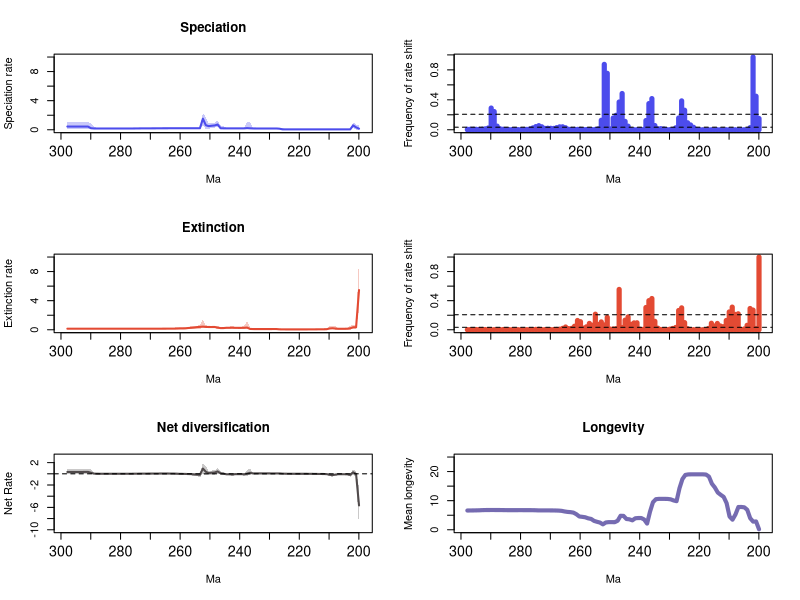

Here is the R script that generated this plot:


pdf(file='C:/Users/SimoesLabAdmin/Documents/BDNN_Arielli/reptilia/mcmc_no_predictors/A_rjmcmc_sampled_every_20k/RTT_plots_final.pdf',width=10, height=15)
par(mfrow=c(3,2))
library(scales)

# Define custom tick positions at 10 MY intervals
x_ticks <- seq(-300, -200, by=10)
x_tick_labels <- abs(x_ticks)

# Calculate positions for the mass extinction events
perm_trias_extinction = -252 # End-Permian mass extinction (252 Ma)
guadalupian_extinction = -261 # Guadalupian extinction (261 Ma)

time=c(-199.94725639499998, -200.936163185,-201.92506997499999,-202.913976765,-203.902883555,-204.891790345,-205.880697135,-206.869603925,-207.858510715,-208.847417505,-209.836324295,-210.82523108499998,-211.814137875,-212.803044665,-213.791951455,-214.780858245,-215.769765035,-216.758671825,-217.747578615,-218.736485405,-219.72539219499998,-220.714298985,-221.703205775,-222.692112565,-223.681019355,-224.669926145,-225.658832935,-226.647739725,-227.636646515,-228.62555330499998,-229.614460095,-230.60336688499999,-231.592273675,-232.581180465,-233.570087255,-234.558994045,-235.547900835,-236.536807625,-237.52571441499998,-238.514621205,-239.503527995,-240.492434785,-241.481341575,-242.470248365,-243.459155155,-244.448061945,-245.436968735,-246.42587552499998,-247.414782315,-248.403689105,-249.392595895,-250.381502685,-251.370409475,-252.359316265,-253.348223055,-254.337129845,-255.32603663499998,-256.31494342499997,-257.303850215,-258.292757005,-259.281663795,-260.270570585,-261.259477375,-262.248384165,-263.237290955,-264.226197745,-265.21510453499997,-266.204011325,-267.192918115,-268.181824905,-269.17073169500003,-270.159638485,-271.148545275,-272.137452065,-273.126358855,-274.11526564499997,-275.104172435,-276.093079225,-277.081986015,-278.070892805,-279.059799595,-280.048706385,-281.037613175,-282.026519965,-283.01542675499996,-284.004333545,-284.993240335,-285.982147125,-286.971053915,-287.959960705,-288.948867495,-289.937774285,-290.926681075,-291.91558786499996,-292.904494655,-293.893401445,-294.882308235,-295.871215025,-296.860121815,-297.849028605)
rate=c(0.15313336157387758, 0.3329589931299385,0.6022812176345975,0.05462234726966869,0.05441363681899425,0.05440987548663266,0.054409256016385146,0.0544079544710714,0.05440478273034457,0.05440402273480176,0.054395083707974065,0.0543900447290256,0.054386379399028996,0.054386063976915075,0.05438409227263544,0.054386964660841815,0.05438851208186892,0.05438934726170583,0.05439107981525484,0.05438851208186892,0.05439107981525484,0.054395083707974065,0.05441242652771938,0.05458867618248743,0.05578359152587249,0.057063239167522116,0.0610869860784142,0.146868398368434,0.1755449781044821,0.1732204936931233,0.17135924948194126,0.1712868949168721,0.17131785676627584,0.17269584469745752,0.1759194853385445,0.17804928196916736,0.18096753777969043,0.2004786216025732,0.22741507759231666,0.19171477894639716,0.19150224046857267,0.191503866698282,0.191503866698282,0.19151148200911042,0.19151651496416872,0.19158195991356075,0.19778614187292526,0.2069392558940807,0.7230063225861842,0.5947973601714684,0.5535046991635932,0.4981342905878909,0.6219470681038048,1.5218666449055225,0.210839285079017,0.2097201598419921,0.20922837478475642,0.20921175764913144,0.20923160952231645,0.2092652736618878,0.2094588022186713,0.20944136841795966,0.20890427909761553,0.20860294448580907,0.2083275536301596,0.20805223807699957,0.2072252625302661,0.2048608034117666,0.2015043656278464,0.19867028960409755,0.1967885752071245,0.19544275490527607,0.1937639042154109,0.1921318236354062,0.19030967632910573,0.1860827264156813,0.18047489155213853,0.17619829858252822,0.1736986628419781,0.1724344752817108,0.17194064474404058,0.17166595057770825,0.1714900671258485,0.17144335418383316,0.1715287869698151,0.17166271391623283,0.17159070833122347,0.1717960074328469,0.17248791329844748,0.17423817095047306,0.18073179440628226,0.21220395629042255,0.438759144124622,0.44383444266475175,0.4400138593165728,0.43876899664284086,0.43883824898537355,0.44005411392873744,0.44172845638591374,0.44484988665887687)
minHPD=c(2.1550036428609548e-05, 7.653404137394028e-05,0.2727053446141114,0.03906372913313762,0.04141076738495005,0.04137426738842922,0.04140535977921385,0.04141672549446696,0.04144149840540235,0.04139794126803834,0.04141672549446696,0.04153041628911467,0.04162690871843415,0.04144447608699939,0.041626796031199745,0.04148393683514212,0.04148393683514212,0.04148393683514212,0.041626796031199745,0.041626796031199745,0.04153041628911467,0.0414016579057861,0.04141672549446696,0.040823776242734346,0.040049116423558434,0.042035433757564744,0.04201267867534394,0.050300301037868124,0.106872442532739,0.1099202257114235,0.11109936897613146,0.11111124178155829,0.11110951404187178,0.11148702571233833,0.11085018012739528,0.11006654815406013,0.10681366891609854,0.10685491026142217,0.16177856676748043,0.13490066819262458,0.13665731541107906,0.13669821884077726,0.13667419540382367,0.13665731541107906,0.1375145014950347,0.13701371037991886,0.14434077091425976,0.1489607275093156,0.38583942031104007,0.2924593819136264,0.24707797938370565,0.11920517579714333,0.08787968870869799,0.6279973250323728,0.14082833338862508,0.14576856014983947,0.1459846650021991,0.14576856014983947,0.1457737661040971,0.14576856014983947,0.14551325465311296,0.14578748525574747,0.14578514256431396,0.14576856014983947,0.14459814888302316,0.14339291764932957,0.14251050262340587,0.12626267142312755,0.09415461362924665,0.0853213629341772,0.08323181971664739,0.08097132963701441,0.07682175465335771,0.0768769054389105,0.07403216726995196,0.06775798019466531,0.06261412046882604,0.06060341099059637,0.05888632879980028,0.057282207677089254,0.05757211991225554,0.05750748291889499,0.057533386062778503,0.057473624198091544,0.057473624198091544,0.05755426816516868,0.057544268376625365,0.05755029408603367,0.05736632624857129,0.05430102945372751,0.04266995305003667,0.052701695705230665,0.13976664945835357,0.1446289744760521,0.14522150899296643,0.14250492791748456,0.14347914449607577,0.1437002057049091,0.14301368144303758,0.1425236103650591)
maxHPD=c(0.5760985920107903, 0.7302041800555066,1.027443021804807,0.07080004724451847,0.06808515644644636,0.06800924933848194,0.06800924933848194,0.06800316255557624,0.06800316255557624,0.06793147082879239,0.0679057356585223,0.06799648365234083,0.06808515644644636,0.06789569153727282,0.06807602869512015,0.06792929041375652,0.06792929041375652,0.06793147082879239,0.06808052816301277,0.06808367459343903,0.06799606734883386,0.06790834887015225,0.06807908930341186,0.0687003285708555,0.13178783822359644,0.146550742292,0.18987578782934153,0.21543429950177917,0.22791738971853873,0.22404487537564244,0.2241005459078199,0.22403602092721447,0.22418878236967824,0.22467622086389957,0.22479025397548832,0.2271750757019642,0.233974137549528,1.0311050848903802,1.1308477835480217,0.2338931527938937,0.23278212030333223,0.23270347516802337,0.23263749443462572,0.2326676104993407,0.2336672795384761,0.23368462902386097,0.47911238782796545,0.5982642746342075,1.257381489917781,0.9626094473872286,0.9368650119044913,0.8750345734760814,1.7222642675225606,2.2897620507482586,0.30997345873507703,0.2926087091358037,0.2877904459107367,0.286986740074711,0.2869093373277986,0.28701374678093944,0.28807388023617225,0.28870057803975246,0.287889437029297,0.28807388023617225,0.2877816837071946,0.2880434781976923,0.29200584943051355,0.2965244160215808,0.27895033855653295,0.2717014025333729,0.269065016635512,0.26649393626973045,0.26211674563938947,0.26175085219308836,0.25840327277663094,0.25202655426693604,0.2458010978556797,0.24177502157293035,0.23972489613734965,0.23772065551783028,0.2377022054581586,0.23749975742691531,0.23749975742691531,0.23734047602439026,0.23705561147106669,0.23705561147106669,0.23732409978725214,0.23802196811338347,0.24017303694466285,0.24585901509974153,0.39367545728081144,0.8942233910607168,1.0896785932734903,1.0526965399161141,1.0311711116635687,1.0187972406870744,1.017437910386295,1.0165720838462353,1.0165720838462353,1.0242280544890465)
remove_na = !is.na(rate)
time = time[remove_na]
plot(time,time,type = 'n', ylim = c(0, 10), xlim = c(-298.343482,-199.452803), ylab = 'Speciation rate', xlab = 'Ma',main='Speciation', xaxt='n') # xaxt removes default x axis
axis(1, at=x_ticks, labels=x_tick_labels, cex.axis=1.3) # Custom x-axis with 10MY interval ticks

polygon(c(time, rev(time)), c(maxHPD[remove_na], rev(minHPD[remove_na])), col = alpha('#4c4cec',0.3), border = NA)
lines(time,rate[remove_na], col = '#4c4cec', lwd=2)
mids=c(-199.95225087373734, -200.9511466212121,-201.95004236868687,-202.94893811616163,-203.94783386363633,-204.9467296111111,-205.94562535858586,-206.94452110606062,-207.94341685353533,-208.9423126010101,-209.94120834848485,-210.9401040959596,-211.93899984343432,-212.93789559090908,-213.93679133838384,-214.9356870858586,-215.9345828333333,-216.93347858080807,-217.93237432828283,-218.9312700757576,-219.9301658232323,-220.92906157070706,-221.92795731818183,-222.9268530656566,-223.9257488131313,-224.92464456060605,-225.92354030808082,-226.92243605555552,-227.92133180303028,-228.92022755050505,-229.9191232979798,-230.9180190454545,-231.91691479292928,-232.91581054040404,-233.9147062878788,-234.9136020353535,-235.91249778282827,-236.91139353030303,-237.9102892777778,-238.9091850252525,-239.90808077272726,-240.90697652020202,-241.90587226767678,-242.9047680151515,-243.90366376262625,-244.902559510101,-245.90145525757578,-246.90035100505048,-247.89924675252524,-248.8981425,-249.89703824747477,-250.89593399494947,-251.89482974242424,-252.893725489899,-253.89262123737376,-254.89151698484847,-255.89041273232323,-256.88930847979793,-257.8882042272727,-258.88709997474746,-259.8859957222222,-260.884891469697,-261.8837872171717,-262.88268296464645,-263.8815787121212,-264.8804744595959,-265.8793702070707,-266.87826595454544,-267.8771617020202,-268.87605744949497,-269.87495319696967,-270.87384894444443,-271.8727446919192,-272.8716404393939,-273.87053618686866,-274.8694319343434,-275.8683276818182,-276.86722342929295,-277.86611917676765,-278.8650149242424,-279.8639106717171,-280.8628064191919,-281.86170216666665,-282.8605979141414,-283.85949366161617,-284.8583894090909,-285.85728515656564,-286.8561809040404,-287.8550766515151,-288.85397239898987,-289.85286814646463,-290.8517638939394,-291.85065964141415,-292.84955538888886,-293.8484511363636,-294.8473468838384,-295.8462426313131,-296.84513837878785,-297.8440341262626)
counts=c(0.1508744038155803, 0.44804451510333865,0.9716693163751987,0.028139904610492844,0.0005087440381558028,0.0005087440381558028,0.00038155802861685216,0.00038155802861685216,0.0004610492845786963,0.0006836248012718601,0.000397456279809221,0.000397456279809221,0.00017488076311605722,0.0002384737678855326,0.0002702702702702703,0.00019077901430842608,0.00028616852146263913,0.0002702702702702703,0.00014308426073131957,0.00030206677265500793,0.0009697933227344992,0.0037042925278219395,0.03325914149443561,0.064181240063593,0.09340222575516693,0.26104928457869636,0.3858346581875994,0.15736089030206676,0.02575516693163752,0.0031478537360890304,0.0012559618441971383,0.002273449920508744,0.009379968203497615,0.01505564387917329,0.01273449920508744,0.056518282988871224,0.4164387917329094,0.3496661367249603,0.1231637519872814,0.002066772655007949,0.0008108108108108108,0.0010174880763116057,0.0009697933227344992,0.0010015898251192368,0.04818759936406995,0.11206677265500795,0.4843402225755167,0.37068362480127187,0.19335453100158984,0.1572496025437202,0.011589825119236884,0.7541176470588236,0.873577106518283,0.1272019077901431,0.011160572337042925,0.005087440381558029,0.001796502384737679,0.0011923688394276629,0.002845786963434022,0.003465818759936407,0.005389507154213036,0.005278219395866455,0.004531001589825119,0.0042448330683624805,0.0073449920508744035,0.026931637519872813,0.03992050874403816,0.03925278219395866,0.028330683624801272,0.018076311605723372,0.01969793322734499,0.020858505564387918,0.019189189189189187,0.039904610492845785,0.05502384737678855,0.04230524642289348,0.025055643879173292,0.011271860095389507,0.005294117647058823,0.003338632750397456,0.0022257551669316376,0.0021303656597774245,0.002368839427662957,0.002591414944356121,0.001971383147853736,0.0027503974562798094,0.0069475357710651825,0.013322734499205088,0.04847376788553259,0.2432114467408585,0.2899523052464229,0.023736089030206676,0.012670906200317964,0.007281399046104928,0.005818759936406995,0.006184419713831478,0.005850556438791733,0.007360890302066773,0.00712241653418124)
plot(mids,counts,type = 'h', xlim = c(-298.343482,-199.452803), ylim=c(0,0.9716693163751987), ylab = 'Frequency of rate shift', xlab = 'Ma',lwd=5,col='#4c4cec', xaxt='n') # xaxt removes default x axis
axis(1, at=x_ticks, labels=x_tick_labels, cex.axis=1.3) # Custom x-axis with 10MY interval ticks

bf2 = 0.034099133750137754
bf6 = 0.20688761245815923
abline(h=bf2, lty=2)
abline(h=bf6, lty=2)

time=c(-199.94725639499998, -200.936163185,-201.92506997499999,-202.913976765,-203.902883555,-204.891790345,-205.880697135,-206.869603925,-207.858510715,-208.847417505,-209.836324295,-210.82523108499998,-211.814137875,-212.803044665,-213.791951455,-214.780858245,-215.769765035,-216.758671825,-217.747578615,-218.736485405,-219.72539219499998,-220.714298985,-221.703205775,-222.692112565,-223.681019355,-224.669926145,-225.658832935,-226.647739725,-227.636646515,-228.62555330499998,-229.614460095,-230.60336688499999,-231.592273675,-232.581180465,-233.570087255,-234.558994045,-235.547900835,-236.536807625,-237.52571441499998,-238.514621205,-239.503527995,-240.492434785,-241.481341575,-242.470248365,-243.459155155,-244.448061945,-245.436968735,-246.42587552499998,-247.414782315,-248.403689105,-249.392595895,-250.381502685,-251.370409475,-252.359316265,-253.348223055,-254.337129845,-255.32603663499998,-256.31494342499997,-257.303850215,-258.292757005,-259.281663795,-260.270570585,-261.259477375,-262.248384165,-263.237290955,-264.226197745,-265.21510453499997,-266.204011325,-267.192918115,-268.181824905,-269.17073169500003,-270.159638485,-271.148545275,-272.137452065,-273.126358855,-274.11526564499997,-275.104172435,-276.093079225,-277.081986015,-278.070892805,-279.059799595,-280.048706385,-281.037613175,-282.026519965,-283.01542675499996,-284.004333545,-284.993240335,-285.982147125,-286.971053915,-287.959960705,-288.948867495,-289.937774285,-290.926681075,-291.91558786499996,-292.904494655,-293.893401445,-294.882308235,-295.871215025,-296.860121815,-297.849028605)
rate=c(5.4586905758389905, 0.341354083102555,0.34560123291042544,0.1969366829012808,0.1472698087041735,0.13934587356535277,0.1381539807869057,0.13826581726434137,0.16268617748904535,0.2093848755728515,0.17586859300889052,0.07611476420971347,0.06513258595549103,0.0635191995427058,0.061787770102748954,0.058231247556780635,0.05587895769095146,0.052679317265644274,0.051883330040212686,0.05178292219862707,0.05176879524963883,0.051755651176601816,0.05174781566100999,0.05175816371948125,0.05179454053651629,0.052052209462811014,0.05413320950760117,0.06311025331921907,0.09908359139207623,0.09871328967881807,0.09720917884756476,0.09642612118699405,0.09626653917974096,0.09619527927622175,0.09613316604547467,0.09628865820007437,0.09854230373556003,0.11647733948275527,0.30327342724251494,0.2710393350302904,0.2628152948083585,0.262913889602001,0.26640896690851945,0.28493828002390376,0.2776311266749296,0.2738872615004047,0.23442253603439733,0.23227065751213138,0.29419507333722605,0.3815773475087195,0.3790598006420186,0.37958574632794445,0.3917885341296624,0.43475447785171295,0.39583463310202677,0.3668674957578089,0.31124340971093656,0.2714644266367574,0.24122457145992487,0.1913893453423452,0.184654870855062,0.18027308008394755,0.16349666899817314,0.1562545573999757,0.15449796608972005,0.15364406127406893,0.15205428595947273,0.15000036816643159,0.14909645654032105,0.14876122879958614,0.14864212325613543,0.1485291942268649,0.1484680905685581,0.1484501829752645,0.14840052312036195,0.14825643732051633,0.1478718307630349,0.14765100369957107,0.14753765538939548,0.14747104330294175,0.14744654902365634,0.14742642712604753,0.14743413830311197,0.14744908679826518,0.14745763728069988,0.14743686659568436,0.14728887957134107,0.14708299560554228,0.14692352749171905,0.1468661422223781,0.14681402112989012,0.14678146196821262,0.14678911843767317,0.14683838692812273,0.14692196144872138,0.14703894265374018,0.14711364684754524,0.14715697388957205,0.14719150832186706,0.14720398597303427)
minHPD=c(2.7816194709810413, 0.13089233413206436,0.13083854681658377,0.01602321415360232,6.303811107802121e-05,0.009959265970644258,0.009632219224173304,0.009535205187950991,0.021269496552257367,0.11039786440754024,0.04131805763050692,0.04053549624952102,0.03935787071264956,0.03929761633116272,0.03725599664612839,0.033507493732069064,0.03118943383638901,0.029707517053096183,0.031185461279861493,0.031111614994809182,0.031111614994809182,0.03111590337083885,0.031111614994809182,0.03118765599183603,0.03118943383638901,0.030126305204693393,0.027755058698134088,0.031111614994809182,0.04975049653068004,0.05252021128214867,0.053002911895872855,0.05343140628866335,0.05343140628866335,0.053480441246437964,0.05315857058697957,0.05250228792959498,0.04845138361929763,0.05354417077861716,0.12048295320512015,0.05539989766373727,0.08285349864682576,0.07811546348521682,0.08905934310632463,0.1750109766045938,0.1509941507645412,0.13579210629679025,0.0580235863467542,0.05801009021486317,0.0927974380332684,0.2209981372100954,0.22159607874507184,0.22142967733713864,0.21922883274282237,0.24015785468767215,0.14322038564094894,0.14305586363199693,0.13083907789028693,0.1219396969535351,0.12038133482089858,0.11659512670808525,0.11516001894848032,0.11021413485690662,0.09596168623371114,0.09886189619779032,0.09701935352504018,0.09672745631556856,0.08878379718594998,0.09054514380580798,0.09479557662809046,0.0961950612220244,0.09610372377157107,0.09654915047821286,0.09634346902675901,0.09654915047821286,0.09670662960611492,0.0954562457610299,0.09574607980926163,0.09640668192133761,0.09654915047821286,0.09641675036970235,0.0965010209242332,0.09654915047821286,0.09655144854712601,0.0967196918621378,0.09670662960611492,0.09655826449165325,0.09654181768391855,0.09647051041099014,0.09629873060421541,0.0956018828916174,0.095432444620053,0.09523797679701897,0.09484770955667897,0.09440337854550433,0.09436352283310383,0.09277720408482273,0.0914424401454519,0.0925186257100834,0.09149501523539517,0.09039965125814906)
maxHPD=c(9.993676233121652, 0.6524795973089286,0.6524795973089286,0.5562182080834596,0.28411325902143597,0.22536850772501874,0.22166702784661307,0.22185546893686733,0.45525775758092624,0.569225461155687,0.5100417544035416,0.206121723207222,0.17301211840520161,0.16646397807751628,0.16001526176460285,0.14840591480781404,0.1400858989414134,0.07578871551379285,0.07388329721907952,0.07365132923531013,0.07365132923531013,0.07366919622401484,0.07370847683360374,0.07386314417439341,0.0740423614196601,0.0742444458595478,0.10082067083443064,0.12423498208928535,0.16554677711850402,0.15188932230709173,0.14480944131440487,0.14286417375641045,0.14261879890043472,0.14270866586649708,0.14305167555572756,0.1464637887375882,0.24484989939814958,0.3106996154913354,1.151915954495863,0.5756549655059755,0.36353052025080773,0.3575439312359967,0.3645998070406865,0.567347122674484,0.38458403287507076,0.3753131622755357,0.3219833008775021,0.32349350023717094,0.5465384398553977,0.5702918864907642,0.5644569333467281,0.5642730123735211,0.5975844485151441,1.373538732904672,0.6471539419792155,0.5686051819069842,0.5396752263821352,0.45781876800355203,0.44246383453749555,0.41607408584197836,0.4051620987623977,0.39682831742202834,0.3249865466160056,0.29862685402897104,0.2897662449733741,0.2854009507963039,0.2629225929503806,0.2138713681790691,0.20881914031500165,0.2074529135216671,0.20589622960223672,0.20557680557720281,0.2049868034495811,0.20491373986137054,0.2048763191900449,0.20319901424010733,0.20220153913836553,0.2021835209299927,0.20209201734750762,0.20183877900396768,0.20186003973045366,0.20183877900396768,0.2017343625764493,0.20186003973045366,0.20186003973045366,0.20172253294580883,0.20172253294580883,0.20186003973045366,0.20220916526071278,0.2017343625764493,0.20174604789728362,0.20188552250328762,0.2018548161080748,0.20204940347662032,0.2032050185279287,0.20318233929496474,0.20330604304497357,0.20562314355631764,0.2058739821364474,0.2058739821364474)
remove_na = !is.na(rate)
time = time[remove_na]
plot(time,time,type = 'n', ylim = c(0, 10), xlim = c(-298.343482,-199.452803), ylab = 'Extinction rate', xlab = 'Ma',main='Extinction', xaxt='n') # xaxt removes default x axis
axis(1, at=x_ticks, labels=x_tick_labels, cex.axis=1.3) # Custom x-axis with 10MY interval ticks
polygon(c(time, rev(time)), c(maxHPD[remove_na], rev(minHPD[remove_na])), col = alpha('#e34a33',0.3), border = NA)
lines(time,rate[remove_na], col = '#e34a33', lwd=2)
mids=c(-199.95225087373734, -200.9511466212121,-201.95004236868687,-202.94893811616163,-203.94783386363633,-204.9467296111111,-205.94562535858586,-206.94452110606062,-207.94341685353533,-208.9423126010101,-209.94120834848485,-210.9401040959596,-211.93899984343432,-212.93789559090908,-213.93679133838384,-214.9356870858586,-215.9345828333333,-216.93347858080807,-217.93237432828283,-218.9312700757576,-219.9301658232323,-220.92906157070706,-221.92795731818183,-222.9268530656566,-223.9257488131313,-224.92464456060605,-225.92354030808082,-226.92243605555552,-227.92133180303028,-228.92022755050505,-229.9191232979798,-230.9180190454545,-231.91691479292928,-232.91581054040404,-233.9147062878788,-234.9136020353535,-235.91249778282827,-236.91139353030303,-237.9102892777778,-238.9091850252525,-239.90808077272726,-240.90697652020202,-241.90587226767678,-242.9047680151515,-243.90366376262625,-244.902559510101,-245.90145525757578,-246.90035100505048,-247.89924675252524,-248.8981425,-249.89703824747477,-250.89593399494947,-251.89482974242424,-252.893725489899,-253.89262123737376,-254.89151698484847,-255.89041273232323,-256.88930847979793,-257.8882042272727,-258.88709997474746,-259.8859957222222,-260.884891469697,-261.8837872171717,-262.88268296464645,-263.8815787121212,-264.8804744595959,-265.8793702070707,-266.87826595454544,-267.8771617020202,-268.87605744949497,-269.87495319696967,-270.87384894444443,-271.8727446919192,-272.8716404393939,-273.87053618686866,-274.8694319343434,-275.8683276818182,-276.86722342929295,-277.86611917676765,-278.8650149242424,-279.8639106717171,-280.8628064191919,-281.86170216666665,-282.8605979141414,-283.85949366161617,-284.8583894090909,-285.85728515656564,-286.8561809040404,-287.8550766515151,-288.85397239898987,-289.85286814646463,-290.8517638939394,-291.85065964141415,-292.84955538888886,-293.8484511363636,-294.8473468838384,-295.8462426313131,-296.84513837878785,-297.8440341262626)
counts=c(1.0, 0.01751987281399046,0.27057233704292527,0.29243243243243244,0.06111287758346582,0.011033386327503975,0.003990461049284579,0.21953895071542132,0.2111287758346582,0.3115739268680445,0.24507154213036567,0.12783783783783784,0.04243243243243243,0.05273449920508744,0.08678855325914149,0.05174880763116057,0.08972972972972973,0.018139904610492846,0.002273449920508744,0.0005405405405405405,0.0005405405405405405,0.000794912559618442,0.0013513513513513514,0.0024165341812400635,0.014594594594594595,0.09831478537360891,0.3011605723370429,0.26491255961844196,0.03203497615262321,0.018028616852146264,0.00823529411764706,0.002082670906200318,0.0015421303656597775,0.004069952305246423,0.021748807631160574,0.11634340222575516,0.42955484896661367,0.4002543720190779,0.3058823529411765,0.005135135135135135,0.006915739268680445,0.09607313195548489,0.09457869634340223,0.07543720190779014,0.17737678855325914,0.1324006359300477,0.031542130365659775,0.554610492845787,0.015516693163751987,0.010588235294117647,0.009507154213036566,0.17119236883942765,0.06677265500794913,0.10813990461049285,0.07162162162162163,0.21410174880763116,0.06290937996820349,0.08736089030206677,0.04063593004769475,0.02287758346581876,0.11101748807631161,0.1275516693163752,0.04861685214626391,0.019236883942766295,0.015818759936406995,0.03809220985691574,0.01960254372019078,0.00821939586645469,0.004515103338632751,0.002972972972972973,0.0018441971383147853,0.0013672496025437203,0.0017170111287758347,0.002273449920508744,0.00616852146263911,0.0056597774244833065,0.002988871224165342,0.0013036565977742449,0.001287758346581876,0.0009062003179650238,0.0010015898251192368,0.0010492845786963434,0.0009697933227344992,0.0010651828298887122,0.002448330683624801,0.003577106518282989,0.003243243243243243,0.001971383147853736,0.001589825119236884,0.0013831478537360891,0.0015739268680445152,0.002273449920508744,0.003243243243243243,0.00410174880763116,0.0035135135135135136,0.0033068362480127185,0.0027503974562798094,0.0028298887122416533,0.001955484896661367)
plot(mids,counts,type = 'h', xlim = c(-298.343482,-199.452803), ylim=c(0,1.0), ylab = 'Frequency of rate shift', xlab = 'Ma',lwd=5,col='#e34a33', xaxt='n') # xaxt removes default x axis
axis(1, at=x_ticks, labels=x_tick_labels, cex.axis=1.3) # Custom x-axis with 10MY interval ticks
abline(h=bf2, lty=2)
abline(h=bf6, lty=2)
#Net Diversification Rate
time=c(-199.94725639499998, -200.936163185,-201.92506997499999,-202.913976765,-203.902883555,-204.891790345,-205.880697135,-206.869603925,-207.858510715,-208.847417505,-209.836324295,-210.82523108499998,-211.814137875,-212.803044665,-213.791951455,-214.780858245,-215.769765035,-216.758671825,-217.747578615,-218.736485405,-219.72539219499998,-220.714298985,-221.703205775,-222.692112565,-223.681019355,-224.669926145,-225.658832935,-226.647739725,-227.636646515,-228.62555330499998,-229.614460095,-230.60336688499999,-231.592273675,-232.581180465,-233.570087255,-234.558994045,-235.547900835,-236.536807625,-237.52571441499998,-238.514621205,-239.503527995,-240.492434785,-241.481341575,-242.470248365,-243.459155155,-244.448061945,-245.436968735,-246.42587552499998,-247.414782315,-248.403689105,-249.392595895,-250.381502685,-251.370409475,-252.359316265,-253.348223055,-254.337129845,-255.32603663499998,-256.31494342499997,-257.303850215,-258.292757005,-259.281663795,-260.270570585,-261.259477375,-262.248384165,-263.237290955,-264.226197745,-265.21510453499997,-266.204011325,-267.192918115,-268.181824905,-269.17073169500003,-270.159638485,-271.148545275,-272.137452065,-273.126358855,-274.11526564499997,-275.104172435,-276.093079225,-277.081986015,-278.070892805,-279.059799595,-280.048706385,-281.037613175,-282.026519965,-283.01542675499996,-284.004333545,-284.993240335,-285.982147125,-286.971053915,-287.959960705,-288.948867495,-289.937774285,-290.926681075,-291.91558786499996,-292.904494655,-293.893401445,-294.882308235,-295.871215025,-296.860121815,-297.849028605)
net_rate=c(-5.648477313544931, -0.029430453532296036,0.27057197295256696,-0.18759126438566937,-0.09102763002415938,-0.07497227701806665,-0.07304782553626622,-0.07315238683934451,-0.13585186454184422,-0.23345448669516722,-0.16565118557219352,-0.054862771257499075,-0.03396154323884516,-0.028735774425189157,-0.023601659295044906,-0.01423605392377381,-0.008642640973175136,-0.00014814061411682751,0.001869069412611043,0.002052459951635907,0.0020680233274289377,0.0020985840952948967,0.0022008792440954216,0.003097634021383518,0.009554547925788501,0.01621939234765297,0.03237534790820745,0.0719883851526126,0.07203597974454362,0.07062121251281311,0.0722504768481412,0.07339604437101052,0.07359944186524801,0.07445121522619247,0.07634249080210855,0.0765481502064084,0.07171063943430495,0.1789317424590938,0.03422794456837943,-0.09103861906749508,-0.05781185658526929,-0.05809936488743005,-0.06349874054635324,-0.11841179429413966,-0.08874813170570124,-0.08003065149137675,0.01848058840224636,0.08839849035066917,0.42722015293116394,0.23498388401627662,0.19727420457332623,0.12409751681391543,0.3578270261378298,0.9367642383892729,-0.17508233113356803,-0.14737386437770825,-0.11357131183170316,-0.054895888193543345,-0.04065812186154888,-0.019092300075218546,-0.00981341626642464,-0.003514925791235492,0.026358613154098872,0.04313636568731741,0.047369783786319807,0.04922058088307114,0.051742431258552754,0.052252159808715996,0.04786426657240647,0.0437530065731813,0.04085025984400306,0.038893711406209085,0.03627353307351356,0.033754199065853106,0.031101339907547418,0.024665116475878806,0.017726034064516765,0.012866381627727316,0.010283844872744237,0.009122806396275083,0.008703073724055274,0.00851107194920708,0.008358694224770011,0.008355872484834917,0.008406003701085359,0.008674238212941318,0.008982267307142624,0.009713993201300297,0.011395362846541439,0.015700829450539813,0.03584131355459231,0.19414328001790956,0.3447322674227995,0.34041172507600403,0.33255298303641406,0.3289332018423625,0.3279563432377576,0.3281809478229288,0.32912863011176524,0.33198412034074043)
net_minHPD=c(-9.776122047679221, -0.46465561307132364,-0.19497866149262166,-0.5425064513824113,-0.2356821256844224,-0.1715355019379887,-0.17150004604235633,-0.17087535745200338,-0.40188298137485223,-0.5158798730410916,-0.45462342216771445,-0.15546591231425974,-0.12067116606253636,-0.11393679561289409,-0.10595577808102356,-0.08914500008851937,-0.07964706552930467,-0.02492934077274988,-0.023028602956474346,-0.022507894416878525,-0.022492115989612253,-0.022952198195672652,-0.023022919042764996,-0.02303150874500788,-0.025138083787546457,-0.02375600394360535,-0.031113863232985525,-0.034081302221762394,-0.01279243394575369,0.008410174976330259,0.015199205857596043,0.016584250478746718,0.01783206604499782,0.016559366450592784,0.014592452150308521,0.011556674087517135,-0.07707415018470362,-0.15219152274427353,-0.34111837148087054,-0.4295681210509825,-0.18215370693659966,-0.18152514212246212,-0.17993388247348477,-0.3958188737726897,-0.20705336624386583,-0.20389499142215378,-0.13755576406450076,-0.13694741320244327,0.01118438471201777,-0.14845719765354043,-0.18784202512069587,-0.24550473941818232,-0.29239901485799524,0.07599148984583004,-0.6403880964004239,-0.39671007452558316,-0.35892735804521136,-0.2636563411694288,-0.2449917004953247,-0.21621498178819062,-0.21020927959358485,-0.19483878631006246,-0.13607905086455044,-0.102928977083444,-0.09279441845688863,-0.08116648641660337,-0.06359852332712185,-0.049750636752665015,-0.06010039696464911,-0.06340569183645589,-0.06649667634985963,-0.0715401564090045,-0.07662399474435985,-0.07763014870193197,-0.08092509648726835,-0.08805675081553511,-0.093510033060133,-0.09785312751192561,-0.09793482840319859,-0.09785312751192561,-0.10144820001483144,-0.10124524433821333,-0.10124524433821333,-0.10118615965607194,-0.09784727520478012,-0.09793482840319859,-0.09792628693377266,-0.09786048986484444,-0.10118615965607194,-0.1037071005691844,-0.12075187004557064,-0.10497574146148929,-0.03779342906104913,-0.03273150619479798,-0.028009367651295858,-0.02959853024187012,-0.030114414766032466,-0.03027921433860009,-0.03425900454569014,-0.034459504986947775)
net_maxHPD=c(-2.4824873670775287, 0.42371164836400677,0.7510769364283963,0.04454199789812791,0.052423768192601576,0.044815373416682534,0.04114895816090459,0.04209483406052569,0.03190044881951258,-0.049610682979815524,0.015332728504192629,0.014276452898832219,0.01593012839045966,0.01568893360539507,0.01833781415659204,0.023281946045782112,0.025767500198565496,0.030868240753560344,0.028584155079072457,0.02889308317622155,0.02892376787841592,0.02853743152971517,0.028760677583390022,0.031120867410390204,0.07909658502986991,0.09948963601645874,0.16455431315797564,0.1751680881831318,0.1632628318385351,0.1441116940079275,0.13591462329045062,0.13483110473271495,0.13602195760820673,0.1358863896321991,0.1386345066346555,0.1463144567289379,0.15471076368060518,0.9903232797186843,0.648807485840494,0.13368541837431908,0.09456857268162148,0.09405427743298589,0.0931762584140543,0.01599785581611582,0.02777870980370442,0.04047509710325972,0.26381400742536654,0.4486551518403266,0.9754121869990893,0.6438049124481902,0.57923721395871,0.4874047429249081,1.396917231900216,1.9086864436568778,0.13196987374648583,0.08425869512794579,0.10123299710604242,0.11344935463072564,0.12187749883374516,0.13211664621644376,0.13508956834396413,0.14807323771589767,0.16265948540036007,0.1626671040543326,0.16172259011384701,0.16780643900789907,0.16781215119593104,0.1622514287034137,0.14966513762422592,0.14482461321518314,0.14097153050229316,0.1359409749371601,0.13155069339803516,0.1306023611850765,0.12835052729639154,0.12209501080148584,0.11622447142419988,0.10897133792297456,0.10821407403316545,0.10785057303213577,0.10397357442493288,0.10402909332483365,0.10402909332483365,0.10397115883519978,0.10701231779680923,0.10669715029594531,0.10706314346514696,0.10853980781696315,0.11002081533186286,0.12082421265010043,0.2589092456870774,0.7544671851949722,0.927615931359812,0.9004218708133466,0.8830947002512828,0.8752933305140574,0.8739296088437543,0.8749186376469705,0.8739296088437543,0.883314213259666)
remove_na = !is.na(net_rate)
time = time[remove_na]
plot(time,time,type = 'n', ylim = c(-10, 3), xlim = c(-298.343482,-199.452803), ylab = 'Net Rate', xlab = 'Ma',lwd=2, main='Net diversification', col= '#504A4B', xaxt='n') # xaxt removes default x axis
axis(1, at=x_ticks, labels=x_tick_labels, cex.axis=1.3) # Custom x-axis with 10MY interval ticks
polygon(c(time, rev(time)), c(net_maxHPD[remove_na], rev(net_minHPD[remove_na])), col = alpha('#504A4B',0.3), border = NA)
lines(time,net_rate[remove_na], col = '#504A4B', lwd=2)
abline(h=0,lty=2)


time=c(-199.94725639499998, -200.936163185,-201.92506997499999,-202.913976765,-203.902883555,-204.891790345,-205.880697135,-206.869603925,-207.858510715,-208.847417505,-209.836324295,-210.82523108499998,-211.814137875,-212.803044665,-213.791951455,-214.780858245,-215.769765035,-216.758671825,-217.747578615,-218.736485405,-219.72539219499998,-220.714298985,-221.703205775,-222.692112565,-223.681019355,-224.669926145,-225.658832935,-226.647739725,-227.636646515,-228.62555330499998,-229.614460095,-230.60336688499999,-231.592273675,-232.581180465,-233.570087255,-234.558994045,-235.547900835,-236.536807625,-237.52571441499998,-238.514621205,-239.503527995,-240.492434785,-241.481341575,-242.470248365,-243.459155155,-244.448061945,-245.436968735,-246.42587552499998,-247.414782315,-248.403689105,-249.392595895,-250.381502685,-251.370409475,-252.359316265,-253.348223055,-254.337129845,-255.32603663499998,-256.31494342499997,-257.303850215,-258.292757005,-259.281663795,-260.270570585,-261.259477375,-262.248384165,-263.237290955,-264.226197745,-265.21510453499997,-266.204011325,-267.192918115,-268.181824905,-269.17073169500003,-270.159638485,-271.148545275,-272.137452065,-273.126358855,-274.11526564499997,-275.104172435,-276.093079225,-277.081986015,-278.070892805,-279.059799595,-280.048706385,-281.037613175,-282.026519965,-283.01542675499996,-284.004333545,-284.993240335,-285.982147125,-286.971053915,-287.959960705,-288.948867495,-289.937774285,-290.926681075,-291.91558786499996,-292.904494655,-293.893401445,-294.882308235,-295.871215025,-296.860121815,-297.849028605)
rate=c(0.1699302880364946, 2.8461369799283567,2.8095375809887555,3.9799301083171197,6.866427806162008,7.717927532452816,7.834559048508226,7.828360498151115,5.251182402391478,3.47185701202271,4.541089726738069,9.139434672095845,11.298223643382755,12.007282097394873,12.796231378200215,14.538051758797232,15.823915952884056,18.280663251706503,18.979862643448893,19.04681269580085,19.051173823811684,19.054696521702763,19.05770330256528,19.052267177349744,19.027799225794016,18.851312705889704,17.43698585135747,14.278395622620096,9.82740190388765,10.079651327972236,10.463287169192837,10.594155538765767,10.616804706490102,10.623029153148678,10.618985569117926,10.50698328801101,9.46807244904555,6.234762830779868,2.132142218294006,3.54189658270706,4.040636911054429,4.035890641789538,3.949745129785953,3.245592711023495,3.591284568499432,3.703787975658276,4.764721029835967,4.812135429879318,3.092514664123465,2.6031877332448787,2.62726905686642,2.6259062389367243,2.511155227981762,1.8632467962117027,2.4759516741626855,2.741548916441896,3.054703089982461,3.7239407173561365,3.931741729530132,4.2939181734747605,4.446075132802083,4.568077735955474,5.346184377164227,5.892058528901714,6.058515321050801,6.140291121830698,6.291309542753841,6.502003723856966,6.589102685727807,6.623382473180166,6.641656788408242,6.6515061659578025,6.655561741273048,6.655899793403517,6.652133600514276,6.663300565063922,6.7086919867510355,6.7302320133902,6.737865377491782,6.7413738863672235,6.742631686796951,6.743424954167233,6.742416118189231,6.7407968813970065,6.7337910424138805,6.734034453803459,6.748829017667442,6.765341822437039,6.779923615558842,6.785020635846501,6.788980552441973,6.790083782994945,6.786831759170565,6.774620633750244,6.744650362007808,6.693073139932582,6.667926991891354,6.647256522271613,6.634013543747795,6.617904821544294)
minHPD=c(0.1699302880364946, 2.8461369799283567,2.8095375809887555,3.9799301083171197,6.866427806162008,7.717927532452816,7.834559048508226,7.828360498151115,5.251182402391478,3.47185701202271,4.541089726738069,9.139434672095845,11.298223643382755,12.007282097394873,12.796231378200215,14.538051758797232,15.823915952884056,18.280663251706503,18.979862643448893,19.04681269580085,19.051173823811684,19.054696521702763,19.05770330256528,19.052267177349744,19.027799225794016,18.851312705889704,17.43698585135747,14.278395622620096,9.82740190388765,10.079651327972236,10.463287169192837,10.594155538765767,10.616804706490102,10.623029153148678,10.618985569117926,10.50698328801101,9.46807244904555,6.234762830779868,2.132142218294006,3.54189658270706,4.040636911054429,4.035890641789538,3.949745129785953,3.245592711023495,3.591284568499432,3.703787975658276,4.764721029835967,4.812135429879318,3.092514664123465,2.6031877332448787,2.62726905686642,2.6259062389367243,2.511155227981762,1.8632467962117027,2.4759516741626855,2.741548916441896,3.054703089982461,3.7239407173561365,3.931741729530132,4.2939181734747605,4.446075132802083,4.568077735955474,5.346184377164227,5.892058528901714,6.058515321050801,6.140291121830698,6.291309542753841,6.502003723856966,6.589102685727807,6.623382473180166,6.641656788408242,6.6515061659578025,6.655561741273048,6.655899793403517,6.652133600514276,6.663300565063922,6.7086919867510355,6.7302320133902,6.737865377491782,6.7413738863672235,6.742631686796951,6.743424954167233,6.742416118189231,6.7407968813970065,6.7337910424138805,6.734034453803459,6.748829017667442,6.765341822437039,6.779923615558842,6.785020635846501,6.788980552441973,6.790083782994945,6.786831759170565,6.774620633750244,6.744650362007808,6.693073139932582,6.667926991891354,6.647256522271613,6.634013543747795,6.617904821544294)
maxHPD=c(0.1699302880364946, 2.8461369799283567,2.8095375809887555,3.9799301083171197,6.866427806162008,7.717927532452816,7.834559048508226,7.828360498151115,5.251182402391478,3.47185701202271,4.541089726738069,9.139434672095845,11.298223643382755,12.007282097394873,12.796231378200215,14.538051758797232,15.823915952884056,18.280663251706503,18.979862643448893,19.04681269580085,19.051173823811684,19.054696521702763,19.05770330256528,19.052267177349744,19.027799225794016,18.851312705889704,17.43698585135747,14.278395622620096,9.82740190388765,10.079651327972236,10.463287169192837,10.594155538765767,10.616804706490102,10.623029153148678,10.618985569117926,10.50698328801101,9.46807244904555,6.234762830779868,2.132142218294006,3.54189658270706,4.040636911054429,4.035890641789538,3.949745129785953,3.245592711023495,3.591284568499432,3.703787975658276,4.764721029835967,4.812135429879318,3.092514664123465,2.6031877332448787,2.62726905686642,2.6259062389367243,2.511155227981762,1.8632467962117027,2.4759516741626855,2.741548916441896,3.054703089982461,3.7239407173561365,3.931741729530132,4.2939181734747605,4.446075132802083,4.568077735955474,5.346184377164227,5.892058528901714,6.058515321050801,6.140291121830698,6.291309542753841,6.502003723856966,6.589102685727807,6.623382473180166,6.641656788408242,6.6515061659578025,6.655561741273048,6.655899793403517,6.652133600514276,6.663300565063922,6.7086919867510355,6.7302320133902,6.737865377491782,6.7413738863672235,6.742631686796951,6.743424954167233,6.742416118189231,6.7407968813970065,6.7337910424138805,6.734034453803459,6.748829017667442,6.765341822437039,6.779923615558842,6.785020635846501,6.788980552441973,6.790083782994945,6.786831759170565,6.774620633750244,6.744650362007808,6.693073139932582,6.667926991891354,6.647256522271613,6.634013543747795,6.617904821544294)
remove_na = !is.na(rate)
time = time[remove_na]
plot(time,time,type = 'n', ylim = c(0, 25), xlim = c(-298.343482,-199.452803), ylab = 'Mean longevity', xlab = 'Ma',main='Longevity', xaxt='n') # xaxt removes default x axis
axis(1, at=x_ticks, labels=x_tick_labels, cex.axis=1.3) # Custom x-axis with 10MY interval ticks
polygon(c(time, rev(time)), c(maxHPD[remove_na], rev(minHPD[remove_na])), col = alpha('#756bb1',0.3), border = NA)
lines(time,rate[remove_na], col = '#756bb1', lwd=4)

n <- dev.off()
